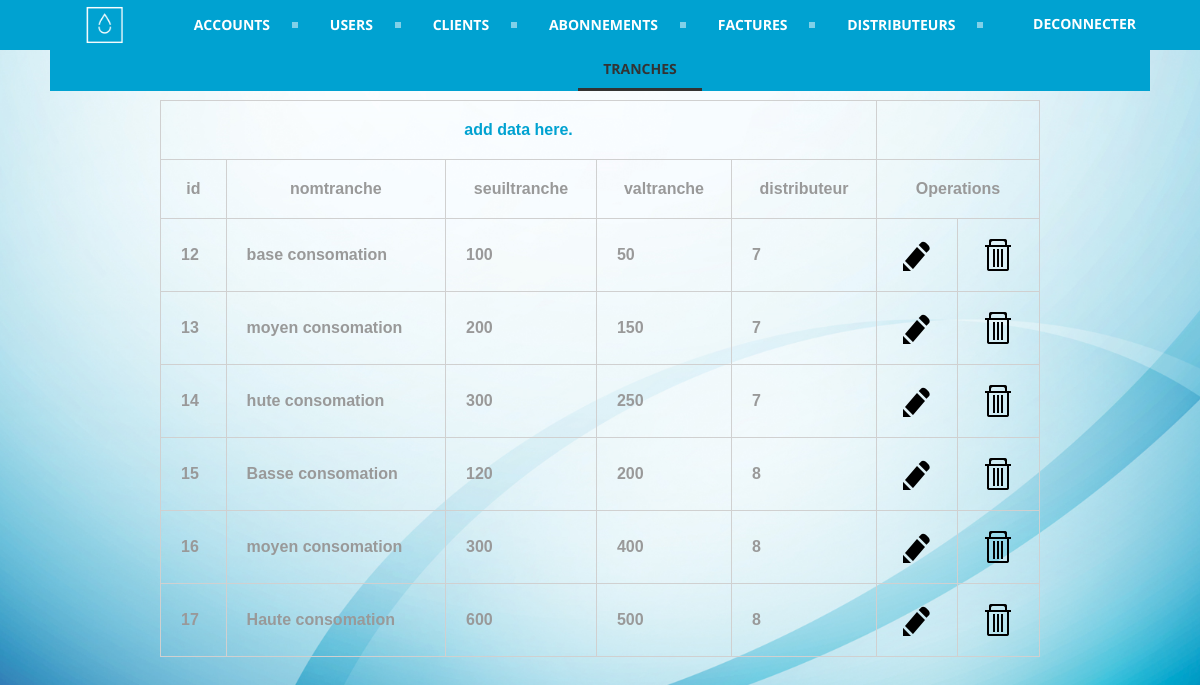
Page /admin/tranche/index.php (signed in) on the committed database.
### tables this page shows
CREATE TABLE `tranche` (
  `idTranche` int(255) NOT NULL,
  `nomtranche` varchar(35) DEFAULT NULL,
  `seuiltranche` int(255) NOT NULL,
  `valtranche` int(255) DEFAULT NULL,
  `distributeur` int(255) DEFAULT NULL
);

### admin/tranche/index.php (the view, shortened to what this page needs)
<!DOCTYPE html PUBLIC "-//W3C//DTD XHTML 1.0 Transitional//EN" "http://www.w3.org/TR/xhtml1/DTD/xhtml1-transitional.dtd">
<html xmlns="http://www.w3.org/1999/xhtml">
<head>
<link rel="stylesheet" href="../../public/css/style.css" type="text/css" />
</head>
<body>
<center>
<div id="header">
 <div id="content">
    <div id='cssmenu'>
     <a href="../../"><img src="../../public/img/logo-white.png" style="width: 50px; height: 50px; float: left; margin-left: 30px" /></a>
    <form id='logout' action='../../logout-submit.php' method='post' accept-charset='UTF-8'>
          <input type="submit" class="login-button" value="Deconnecter"></input>
        </form>
        <ul>
              <li><a href=" ../account"><span>Accounts</span></a></li>
              <li><a href="../user/"><span>Users</span></a></li>
              <li><a href=" ../client"><span>Clients</span></a></li>
              <li><a href="../abonnement"><span>Abonnements</span></a></li>
              <li><a href="../facture"><span>Factures</span></a></li>
              <li><a href="../distributeur"><span>Distributeurs</span></a></li>
              <li class='last active'><a href="#"><span>Tranches</span></a></li>
        </ul>
    </div>
    </div>
</div>
<div id="body">
 <div id="content">
    <table align="center">
    <tr>
    <th colspan="5"><a href="add_data.php">add data here.</a></th>
    </tr>
    <th>id</th>
    <th>nomtranche</th>
    <th>seuiltranche</th>
    <th>valtranche</th>
    <th>distributeur</th>
    <th colspan="2">Operations</th>
    <?php
 $sql_query="SELECT * FROM tranche order by distributeur";
 $result_set=mysql_query($sql_query);
 while($row=mysql_fetch_row($result_set))
 {
  ?>
        <tr>
        <td><?php echo $row[0]; ?></td>
        <td><?php echo $row[1]; ?></td>
        <td><?php echo $row[2]; ?></td>
        <td><?php echo $row[3]; ?></td>
        <td><?php echo $row[4]; ?></td>
  <td align="center"><a href="javascript:edt_id('<?php echo $row[0]; ?>')"><img src="../../public/img/pen.png" align="EDIT" /></a></td>
        <td align="center"><a href="javascript:delete_id('<?php echo $row[0]; ?>')"><img src="../../public/img/trash.png" align="DELETE" /></a></td>
        </tr>
        <?php
 }
 ?>
    </table>
    </div>
</div>
</center>
</body>
</html>

### public/css/style.css (style rules this page uses)
* { margin:0; padding:0; }
html { margin:0; padding:0; background: url(../img/blue.PNG) no-repeat center fixed; -webkit-background-size: cover; background-size: cover; }
body { font-family:"Courier New", Courier, monospace; }
#header { width:100%; height:50px; background:#00a2d1; color:#f9f9f9; font-family:"Lucida Sans Unicode", "Lucida Grande", sans-serif; font-size:35px; text-align:center; }
#header a { color:#fff; text-decoration:blink; }
#body { margin-top:50px; }
#content { padding-left: 50px; padding-right: 50px; }
table { width:80%; font-family:Tahoma, Geneva, sans-serif; font-weight:bolder; color:#999; margin-bottom:80px; }
table a { text-decoration:none; color:#00a2d1; }
table,td,th { border-collapse:collapse; border:solid #d0d0d0 1px; padding:20px; }
#cssmenu { background: #00a2d1; width: auto; }
#cssmenu ul { list-style: none; margin: 0; padding: 0; line-height: 1; display: block; zoom: 1; }
#cssmenu ul:after { content: " "; display: block; font-size: 0; height: 0; clear: both; visibility: hidden; }
#cssmenu ul li { display: inline-block; padding: 0; margin: 0; }
#cssmenu ul li a { color: #ffffff; text-decoration: none; display: block; padding: 15px 25px; font-family: 'Open Sans', sans-serif; font-weight: 700; text-transform: uppercase; font-size: 14px; position: relative; -webkit-transition: color .25s; -moz-transition: color .25s; -ms-transition: color .25s; -o-transition: color .25s; transition: color .25s; }
#cssmenu ul li a:after { content: ""; display: block; position: absolute; right: -3px; top: 19px; height: 6px; width: 6px; background: #ffffff; opacity: .5; }
#cssmenu ul li a:before { content: ""; display: block; position: absolute; left: 0; bottom: 0; height: 3px; width: 0; background: #333333; -webkit-transition: width .25s; -moz-transition: width .25s; -ms-transition: width .25s; -o-transition: width .25s; transition: width .25s; }
#cssmenu ul li.last > a:after, #cssmenu ul li:last-child > a:after { display: none; }
#cssmenu ul li.active a { color: #333333; }
#cssmenu ul li.active a:before { width: 100%; }
.login-button { float: right; padding: 14px; background-color: Transparent; background-repeat: no-repeat; border: none; cursor: pointer; overflow: hidden; outline: none; font-family: 'Open Sans', sans-serif; font-weight: 700; text-transform: uppercase; font-size: 14px; color: white; }

### rows in the picture
tranche: idTranche "12", nomtranche "base consomation", seuiltranche "100", valtranche "50", distributeur "7"
tranche: idTranche "13", nomtranche "moyen consomation", seuiltranche "200", valtranche "150", distributeur "7"
tranche: idTranche "14", nomtranche "hute consomation", seuiltranche "300", valtranche "250", distributeur "7"
tranche: idTranche "15", nomtranche "Basse consomation", seuiltranche "120", valtranche "200", distributeur "8"
tranche: idTranche "16", nomtranche "moyen consomation", seuiltranche "300", valtranche "400", distributeur "8"
tranche: idTranche "17", nomtranche "Haute consomation", seuiltranche "600", valtranche "500", distributeur "8"
